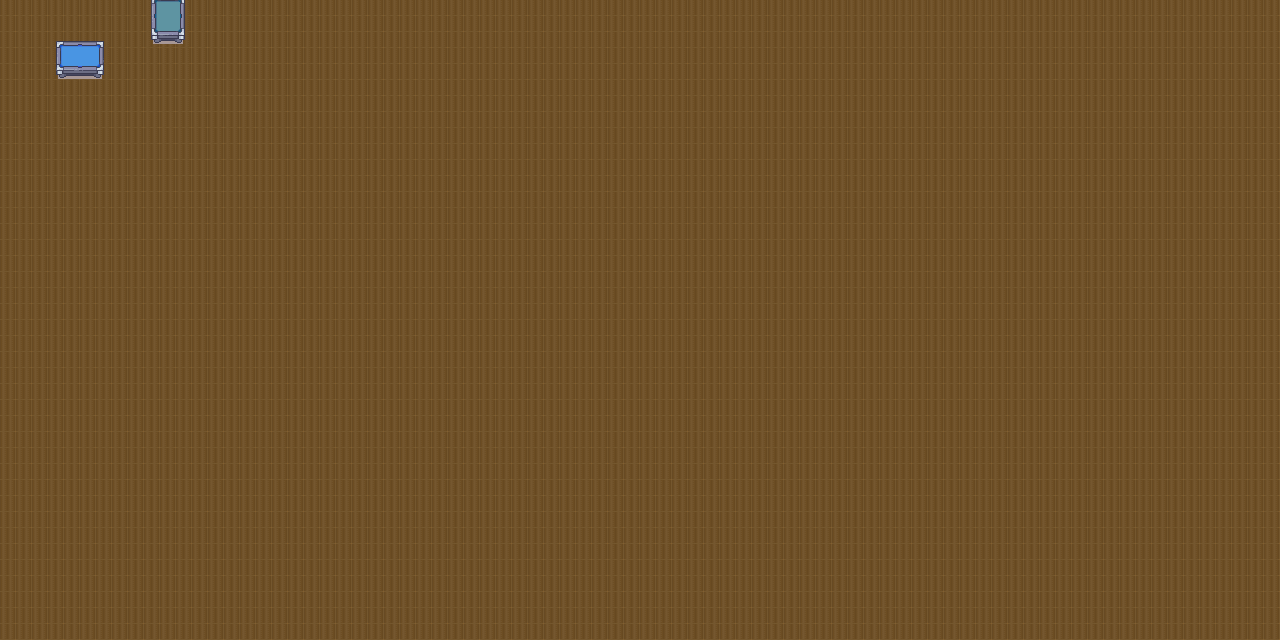

This game map was drawn from its Tiled (.tmx) file and the tilesets committed beside it. A one-line description and the trimmed map source follow:
An orthogonal 80x40 tile map with 16x16 px tiles, 2 tile layers (ground, tables), 3 tilesets.

<map version="1.10" tiledversion="1.10.2" orientation="orthogonal" renderorder="right-down" width="80" height="40" tilewidth="16" tileheight="16" infinite="0" nextlayerid="3" nextobjectid="1">
 <editorsettings>
  <export target="test-extrusion.json" format="json" />
 </editorsettings>
 <tileset firstgid="1" name="room-builder-extruded" tilewidth="16" tileheight="16" tilecount="10370" columns="85">
  <image source="../tiles/room-builder-extruded.png" width="1368" height="1962" />
 </tileset>
 <tileset firstgid="10371" name="basement" tilewidth="16" tileheight="16" tilecount="800" columns="16">
  <image source="../tiles/basement.png" width="256" height="800" />
 </tileset>
 <tileset firstgid="11171" name="room-builder" tilewidth="16" tileheight="16" tilecount="8284" columns="76">
  <image source="../tiles/room-builder.png" width="1216" height="1744" />
 </tileset>
 <layer id="1" name="ground" width="80" height="40">
  <data>[3200 cells, 3200 non-empty, 1 distinct tile ids]</data>
 </layer>
 <layer id="2" name="tables" width="80" height="40">
  <data>[3200 cells, 21 non-empty, 21 distinct tile ids]</data>
 </layer>
</map>
